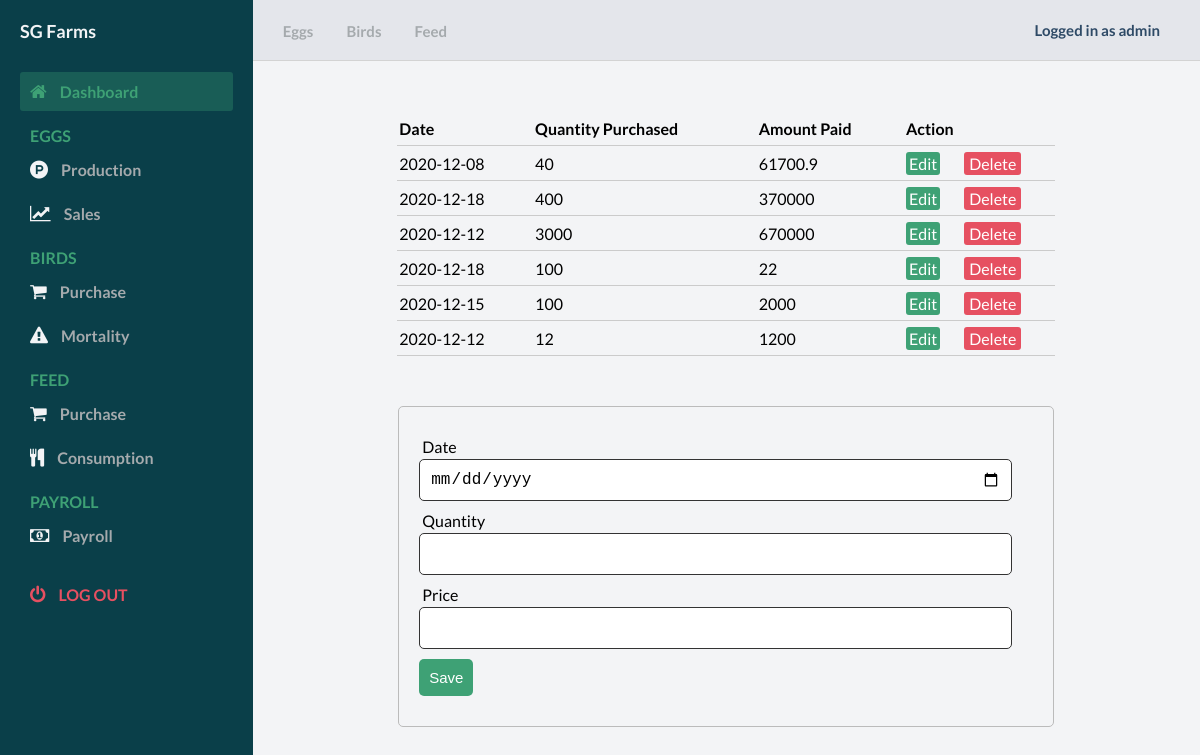
The app's page /feedPurchase.php (signed in) with its own data.
### tables this page shows
CREATE TABLE `feedpurchase` (
  `FeedPurchase_ID` int(11) NOT NULL,
  `Date` date NOT NULL,
  `Quantity` float NOT NULL,
  `Price` float NOT NULL
);

### includes/action.php (called while the page is built, shortened)
<?php
    include_once "database.php";
    class CrudOperation extends Database{
        public function viewMethod($table){
            $sql = "SELECT * FROM " . $table;
            $array = array();
            $query = $this->connect()->query($sql);
            while($row = mysqli_fetch_assoc($query)){
                $array[] = $row;
            }
            return $array;
        }
    }
    $feedConsumptionObject = new CrudOperation();
?>

### includes/database.php (called while the page is built, shortened)
<?php
class Database{
    public function connect(){
        $this->servername = 'localhost';
        $this->username = 'root';
        $this->password = '';
        $this->dbname = 'SG_farms';
        $conn = new mysqli($this->servername, $this->username, $this->password, $this->dbname);
        return $conn;
    }
}
?>

### feedPurchase.php (the view, shortened to what this page needs)
<?php
include 'includes/database.php';
include 'includes/action.php';
?>
<!DOCTYPE html>
<html lang="en">
<?php include "{$_SERVER['DOCUMENT_ROOT']}/Farm Managment System/partials/_head.php";?>
<body id="body">
    <div class="container">
        <?php include "{$_SERVER['DOCUMENT_ROOT']}/Farm Managment System/partials/_top_navbar.php";?>
        <main>
            <div class="main__container">
                <table>
                    <thead>
                        <th>Date</th>
                        <th>Quantity Purchased</th>
                        <th>Amount Paid</th>
                        <th colspan="2">Action</th>
                    </thead>
                    <tbody>
                    <?php
                        $myrow = $feedConsumptionObject->viewMethod("FeedPurchase");
                        foreach($myrow as $row){
                            ?>
                            <tr>
                                <td><?php echo $row['Date'];?></td>
                                <td><?php echo $row['Quantity'];?></td>
                                <td><?php echo $row['Price'];?></td>
                                <td>
                                    <a class="edit_btn" href="feedPurchase.php?feedpurchupdate=1&id=<?php echo $row["FeedPurchase_ID"]; ?>">Edit</a>
                                </td>
                                <td>
                                    <a class="del_btn" href="includes/action.php?feedpurchdelete=1&id=<?php echo $row["FeedPurchase_ID"]; ?>">Delete</a>
                                </td>
                            </tr>
                            <?php
                        }
                    ?>
                    </tbody>
                </table>
                <?php
                    if(isset($_GET["feedpurchupdate"])){
                        $id = $_GET["id"] ?? null;
                        $where = array("FeedPurchase_ID" => $id);
                        $row = $feedConsumptionObject->selectMethod("FeedPurchase", $where);
                        ?>
                            <form action="includes/action.php" method="post">
                                <div class="input-group">
                                    <input type="hidden" name="id" value="<?php echo $id; ?>">
                                </div>
                                <div class="input-group">
                                    <label for="">Date</label>
                                    <input type="date" name="Date" value="<?php echo $row["Date"]; ?>" required>
                                </div>
                                <div class="input-group">
                                    <label for="">Quantity</label>
                                    <input type="number" step="any" name="Quantity" value="<?php echo $row["Quantity"]; ?>" required>
                                </div>
                                <div class="input-group">
                                    <label for="">Price</label>
                                    <input type="number" step="any" name="Price" value="<?php echo $row["Price"]; ?>" required>
                                </div>
                                <div class="input-group">
                                    <button type="submit" name="feedpurchedit" class="btn" value="">Update</button>
                                </div>
                            </form>
                        <?php
                    }else{
                        ?>
                            <form action="includes/action.php" method="post">
                                <div class="input-group">
                                    <label for="">Date</label>
                                    <input type="date" name="Date" value="" required>
                                </div>
                                <div class="input-group">
                                    <label for="">Quantity</label>
                                    <input type="number" step="any" name="Quantity" value="" required>
                                </div>
                                <div class="input-group">
                                    <label for="">Price</label>
                                    <input type="number" step="any" name="Price" value="" required>
                                </div>
                                <div class="input-group">
                                    <button type="submit" name="feedpurchsave" class="btn">Save</button>
                                </div>
                            </form>
                        <?php
                    }
                        ?>
            </div>
        </main>
        <?php include "{$_SERVER['DOCUMENT_ROOT']}/Farm Managment System/partials/_side_bar.php";?>
    </div>
</body>
</html>

### partials/_head.php (shortened to what this page needs)
<head>
    <link
      rel="stylesheet"
      href="https://stackpath.bootstrapcdn.com/font-awesome/4.7.0/css/font-awesome.min.css"
    />
    <link rel="stylesheet" href="./styles.css" />
  </head>

### partials/_top_navbar.php (shortened to what this page needs)
<nav class="navbar">
        <div class="navbar__left">
          <a href="eggsSummary.php" onclick="toggle()">Eggs</a>
          <a href="birdsSummary.php" onclick="toggle()">Birds</a>
          <a href="feedSummary.php">Feed</a>
        </div>
        <div class="navbar__right">
            <h1 style="font-size: 15px; color: green; color: #2e4a66; margin-right: 10px;"><?php echo 'Logged in as ' . $_SESSION["Username"]; ?></h1>
        </div>
      </nav>

### partials/_side_bar.php (shortened to what this page needs)
<div id="sidebar">
        <div class="sidebar__title">
          <div class="sidebar__img">
            <h1>SG Farms</h1>
          </div>
        </div>
        <div class="sidebar__menu" id="sidebarDiv">
          <div class="sidebar__link active_menu_link">
            <i class="fa fa-home"></i>
            <a href="dashboard.php">Dashboard</a>
          </div>
          <h2>EGGS</h2>
          <div class="sidebar__link">
            <i class="fa fa-product-hunt" aria-hidden="true"></i>
            <a href="production.php">Production</a>
          </div>
          <div class="sidebar__link">
            <i class="fa fa-line-chart" aria-hidden="true"></i>
            <a href="sales.php">Sales</a>
          </div>
          <h2>BIRDS</h2>
          <div class="sidebar__link">
            <i class="fa fa-shopping-cart" aria-hidden="true"></i>
            <a href="birdsPurchase.php">Purchase</a>
          </div>
          <div class="sidebar__link">
            <i class="fa fa-exclamation-triangle" aria-hidden="true"></i>
            <a href="birdsMortality.php">Mortality</a>
          </div>
          <h2>FEED</h2>
          <div class="sidebar__link">
            <i class="fa fa-shopping-cart" aria-hidden="true"></i>
            <a href="feedPurchase.php">Purchase</a>
          </div>
          <div class="sidebar__link">
            <i class="fa fa-cutlery" aria-hidden="true"></i>
            <a href="feedConsumption.php">Consumption</a>
          </div>
          <h2>PAYROLL</h2>
          <div class="sidebar__link">
            <i class="fa fa-money"></i>
            <a href="payroll.php">Payroll</a>
          </div>
          <div class="sidebar__logout">
            <i class="fa fa-power-off"></i>
            <a href="logout.php">Log out</a>
          </div>
        </div>
      </div>

### styles.css (style rules this page uses)
* { margin: 0; padding: 0; }
body { box-sizing: border-box; font-family: "Lato", sans-serif; }
.container { display: grid; height: 100vh; grid-template-columns: 0.8fr 1fr 1fr 1fr; grid-template-rows: 0.2fr 3fr; grid-template-areas: "sidebar nav nav nav" "sidebar main main main"; }
.navbar { background: #e4e6eb; grid-area: nav; height: 60px; display: flex; align-items: center; justify-content: space-between; padding: 0 30px 0 30px; border-bottom: 1px solid lightgray; }
.navbar__left > a { margin-right: 30px; text-decoration: none; color: #a5aaad; font-size: 15px; font-weight: 700; }
.navbar__right { display: flex; justify-content: center; align-items: center; }
main { background: #f3f4f6; grid-area: main; overflow-y: auto; }
.main__container { padding: 20px 35px; }
#sidebar { background: #0a3f49; grid-area: sidebar; overflow-y: auto; padding: 20px; -webkit-transition: all 0.5s; transition: all 0.5s; }
.sidebar__title { display: flex; justify-content: space-between; align-items: center; color: #f3f4f6; margin-bottom: 30px; }
.sidebar__img { display: flex; align-items: center; }
.sidebar__title > div > h1 { font-size: 18px; display: inline; }
.sidebar__menu > h2 { color: #3ea175; font-size: 16px; margin-top: 15px; margin-bottom: 5px; padding: 0 10px; font-weight: 700; }
.sidebar__link { color: #f3f4f6; padding: 10px; border-radius: 3px; margin-bottom: 5px; }
.active_menu_link { background: rgba(62, 161, 117, 0.3); color: #3ea175; }
.active_menu_link a { color: #3ea175 !important; }
.sidebar__link > a { text-decoration: none; color: #a5aaad; font-weight: 700; }
.sidebar__link > i { margin-right: 10px; font-size: 18px; }
.sidebar__logout { margin-top: 20px; padding: 10px; color: #e65061; }
.sidebar__logout > a { text-decoration: none; color: #e65061; font-weight: 700; text-transform: uppercase; }
.sidebar__logout > i { margin-right: 10px; font-size: 18px; }
table { width: 75%; margin: 30px auto; border-collapse: collapse; text-align: left; }
tr { border-bottom: 1px solid #cbcbcb; }
th, td { border: none; height: 30px; padding: 2px; }
form { width: 70%; margin: 50px auto; text-align: left; padding: 20px; border: 1px solid #bbb; border-radius: 5px; }
.input-group { margin: 10px 0; }
.input-group label { display: block; text-align: left; margin: 3px; }
.input-group input { height: 30px; width: 93%; padding: 5px 10px; font-size: 16px; border-radius: 5px; border: 1px solid #333; }
.btn { padding: 10px; font-size: 15px; color: #fff; background:#3ea175; border: none; border-radius: 5px; }
.edit_btn { text-decoration: none; padding: 2px 3px; background: #3ea175; color: #fff; border-radius: 3px; }
.del_btn { text-decoration: none; padding: 2px 5px; color: #fff; border-radius: 3px; background: #e65061; }

### records on screen
feedpurchase: Date "2020-12-08", Quantity "40", Price "61700.9"
feedpurchase: Date "2020-12-18", Quantity "400", Price "370000"
feedpurchase: Date "2020-12-12", Quantity "3000", Price "670000"
feedpurchase: Date "2020-12-18", Quantity "100", Price "22"
feedpurchase: Date "2020-12-15", Quantity "100", Price "2000"
feedpurchase: Date "2020-12-12", Quantity "12", Price "1200"

### other values on screen
$_SESSION["Username"] "admin"
